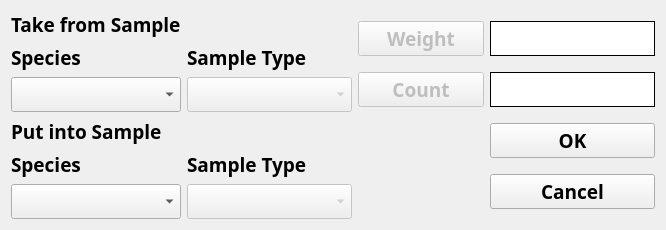
<?xml version="1.0" encoding="UTF-8"?>
<ui version="4.0">
 <class>transferDlg</class>
 <widget class="QDialog" name="transferDlg">
  <property name="geometry">
   <rect>
    <x>0</x>
    <y>0</y>
    <width>666</width>
    <height>228</height>
   </rect>
  </property>
  <property name="font">
   <font>
    <pointsize>14</pointsize>
   </font>
  </property>
  <property name="windowTitle">
   <string>Catch Transfer Dialog</string>
  </property>
  <layout class="QHBoxLayout" name="horizontalLayout_2">
   <item>
    <layout class="QGridLayout" name="gridLayout">
     <item row="5" column="1">
      <widget class="QLabel" name="label_4">
       <property name="font">
        <font>
         <family>Arial Black</family>
         <pointsize>14</pointsize>
         <weight>75</weight>
         <bold>true</bold>
        </font>
       </property>
       <property name="text">
        <string>Sample Type</string>
       </property>
      </widget>
     </item>
     <item row="1" column="1">
      <widget class="QLabel" name="label_6">
       <property name="font">
        <font>
         <family>Arial Black</family>
         <pointsize>14</pointsize>
         <weight>75</weight>
         <bold>true</bold>
        </font>
       </property>
       <property name="text">
        <string>Sample Type</string>
       </property>
      </widget>
     </item>
     <item row="0" column="0">
      <widget class="QLabel" name="label">
       <property name="font">
        <font>
         <family>Arial Black</family>
         <pointsize>14</pointsize>
         <weight>75</weight>
         <bold>true</bold>
        </font>
       </property>
       <property name="text">
        <string>Take from Sample</string>
       </property>
      </widget>
     </item>
     <item row="3" column="1">
      <widget class="QComboBox" name="fromBasketType">
       <property name="enabled">
        <bool>false</bool>
       </property>
       <property name="minimumSize">
        <size>
         <width>165</width>
         <height>35</height>
        </size>
       </property>
       <property name="font">
        <font>
         <family>Arial Black</family>
         <pointsize>14</pointsize>
         <weight>75</weight>
         <bold>true</bold>
        </font>
       </property>
      </widget>
     </item>
     <item row="4" column="0">
      <widget class="QLabel" name="label_2">
       <property name="font">
        <font>
         <family>Arial Black</family>
         <pointsize>14</pointsize>
         <weight>75</weight>
         <bold>true</bold>
        </font>
       </property>
       <property name="text">
        <string>Put into Sample</string>
       </property>
      </widget>
     </item>
     <item row="6" column="0">
      <widget class="QComboBox" name="toSampleSpc">
       <property name="minimumSize">
        <size>
         <width>165</width>
         <height>35</height>
        </size>
       </property>
       <property name="font">
        <font>
         <family>Arial Black</family>
         <pointsize>14</pointsize>
         <weight>75</weight>
         <bold>true</bold>
        </font>
       </property>
      </widget>
     </item>
     <item row="6" column="1">
      <widget class="QComboBox" name="toBasketType">
       <property name="enabled">
        <bool>false</bool>
       </property>
       <property name="minimumSize">
        <size>
         <width>165</width>
         <height>35</height>
        </size>
       </property>
       <property name="font">
        <font>
         <family>Arial Black</family>
         <pointsize>14</pointsize>
         <weight>75</weight>
         <bold>true</bold>
        </font>
       </property>
      </widget>
     </item>
     <item row="1" column="0">
      <widget class="QLabel" name="label_5">
       <property name="font">
        <font>
         <family>Arial Black</family>
         <pointsize>14</pointsize>
         <weight>75</weight>
         <bold>true</bold>
        </font>
       </property>
       <property name="text">
        <string>Species</string>
       </property>
      </widget>
     </item>
     <item row="3" column="0">
      <widget class="QComboBox" name="fromSampleSpc">
       <property name="minimumSize">
        <size>
         <width>165</width>
         <height>35</height>
        </size>
       </property>
       <property name="font">
        <font>
         <family>Arial Black</family>
         <pointsize>14</pointsize>
         <weight>75</weight>
         <bold>true</bold>
        </font>
       </property>
      </widget>
     </item>
     <item row="5" column="0">
      <widget class="QLabel" name="label_3">
       <property name="font">
        <font>
         <family>Arial Black</family>
         <pointsize>14</pointsize>
         <weight>75</weight>
         <bold>true</bold>
        </font>
       </property>
       <property name="text">
        <string>Species</string>
       </property>
      </widget>
     </item>
    </layout>
   </item>
   <item>
    <layout class="QGridLayout" name="gridLayout_2">
     <item row="1" column="1">
      <widget class="QLabel" name="cntLabel">
       <property name="enabled">
        <bool>true</bool>
       </property>
       <property name="minimumSize">
        <size>
         <width>165</width>
         <height>0</height>
        </size>
       </property>
       <property name="font">
        <font>
         <family>Arial Black</family>
         <pointsize>14</pointsize>
         <weight>75</weight>
         <bold>true</bold>
        </font>
       </property>
       <property name="styleSheet">
        <string notr="true">QWidget {
    background-color: white;
}</string>
       </property>
       <property name="frameShape">
        <enum>QFrame::Box</enum>
       </property>
       <property name="text">
        <string/>
       </property>
      </widget>
     </item>
     <item row="0" column="0">
      <widget class="QPushButton" name="getWtBtn">
       <property name="enabled">
        <bool>false</bool>
       </property>
       <property name="font">
        <font>
         <family>Arial Black</family>
         <pointsize>14</pointsize>
         <weight>75</weight>
         <bold>true</bold>
        </font>
       </property>
       <property name="text">
        <string>Weight</string>
       </property>
      </widget>
     </item>
     <item row="1" column="0">
      <widget class="QPushButton" name="getCntBtn">
       <property name="enabled">
        <bool>false</bool>
       </property>
       <property name="font">
        <font>
         <family>Arial Black</family>
         <pointsize>14</pointsize>
         <weight>75</weight>
         <bold>true</bold>
        </font>
       </property>
       <property name="text">
        <string>Count</string>
       </property>
      </widget>
     </item>
     <item row="0" column="1">
      <widget class="QLabel" name="wtLabel">
       <property name="enabled">
        <bool>true</bool>
       </property>
       <property name="minimumSize">
        <size>
         <width>165</width>
         <height>35</height>
        </size>
       </property>
       <property name="font">
        <font>
         <family>Arial Black</family>
         <pointsize>14</pointsize>
         <weight>75</weight>
         <bold>true</bold>
        </font>
       </property>
       <property name="styleSheet">
        <string notr="true">QWidget {
    background-color: white;
}</string>
       </property>
       <property name="frameShape">
        <enum>QFrame::Box</enum>
       </property>
       <property name="text">
        <string/>
       </property>
      </widget>
     </item>
     <item row="2" column="1">
      <widget class="QPushButton" name="okBtn">
       <property name="minimumSize">
        <size>
         <width>165</width>
         <height>35</height>
        </size>
       </property>
       <property name="font">
        <font>
         <family>Arial Black</family>
         <pointsize>14</pointsize>
         <weight>75</weight>
         <bold>true</bold>
        </font>
       </property>
       <property name="text">
        <string>OK</string>
       </property>
      </widget>
     </item>
     <item row="3" column="1">
      <widget class="QPushButton" name="cancelBtn">
       <property name="minimumSize">
        <size>
         <width>165</width>
         <height>35</height>
        </size>
       </property>
       <property name="font">
        <font>
         <family>Arial Black</family>
         <pointsize>14</pointsize>
         <weight>75</weight>
         <bold>true</bold>
        </font>
       </property>
       <property name="text">
        <string>Cancel</string>
       </property>
      </widget>
     </item>
    </layout>
   </item>
  </layout>
 </widget>
 <resources/>
 <connections/>
</ui>
